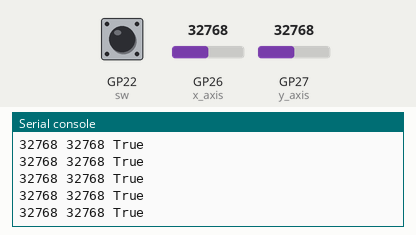
This program was run on a simulated Raspberry Pi Pico running CircuitPython. Parts: the last lines printed to the serial console. The test bench sets the inputs (shaded band); at power-on: GP22 (sw) HIGH, GP26 (x_axis) = 32768, GP27 (y_axis) = 32768 (analog values on the 0–65535 scale).

Above: at 1.2 s.
1.3 s: GP22 (sw) pulled LOW for 0.15 s
At 1.32 s:
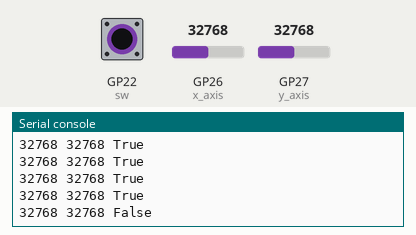
2.9 s: GP26 (x_axis) set to 45874
At 2.93 s:
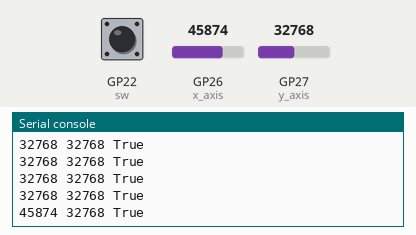
4.4 s: GP27 (y_axis) set to 45874
At 4.44 s:
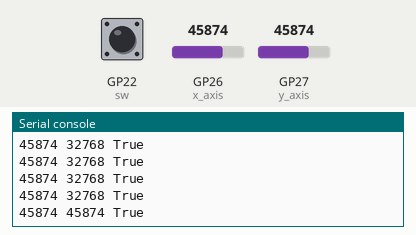
5.9 s: GP22 (sw) pulled LOW for 1 s
At 5.95 s:
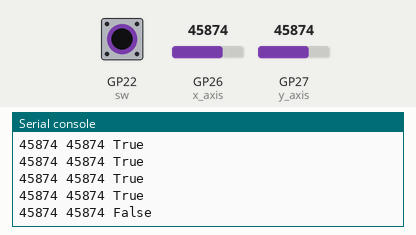
8.4 s: GP26 (x_axis) set to 57670
At 8.42 s:
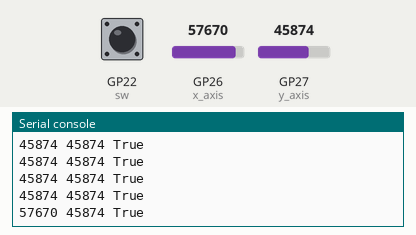
9.9 s: GP27 (y_axis) set to 57670
At 9.93 s:
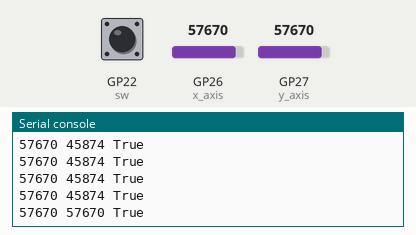
Timing chart, 0 to 12.4 s (numbered marks = the images above; inputs shaded):
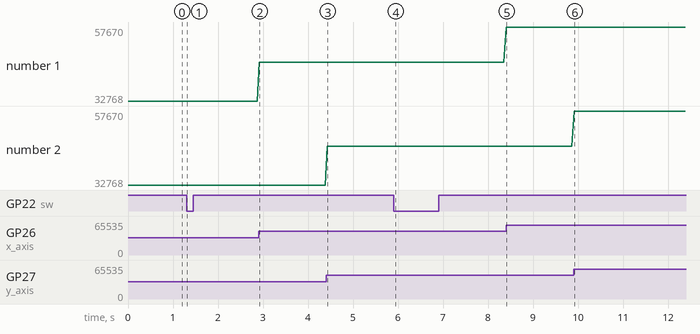

The program:

Lab19_joystick.py
```python
import time
import analogio
import board
from digitalio import DigitalInOut, Direction,Pull

x_axis = analogio.AnalogIn(board.A0)
y_axis = analogio.AnalogIn(board.A1)

sw = DigitalInOut(board.GP22)
sw.direction = Direction.INPUT
sw.pull = Pull.UP

while True:
    print(x_axis.value, y_axis.value, sw.value)
    time.sleep(0.05)
```

Measured:
- after the input at 1.3 s, the serial console: prints a new line at once (image 1)
- after the input at 2.9 s, the serial console: prints a new line at once (image 2)
- after the input at 4.4 s, the serial console: prints a new line at once (image 3)
- after the input at 5.9 s, the serial console: prints a new line at once (image 4)
- after the input at 8.4 s, the serial console: prints a new line at once (image 5)
- after the input at 9.9 s, the serial console: prints a new line at once (image 6)
- plotted number 1: 32768 → 45874 after the input at 2.9 s, 45874 → 57670 after the input at 8.4 s
